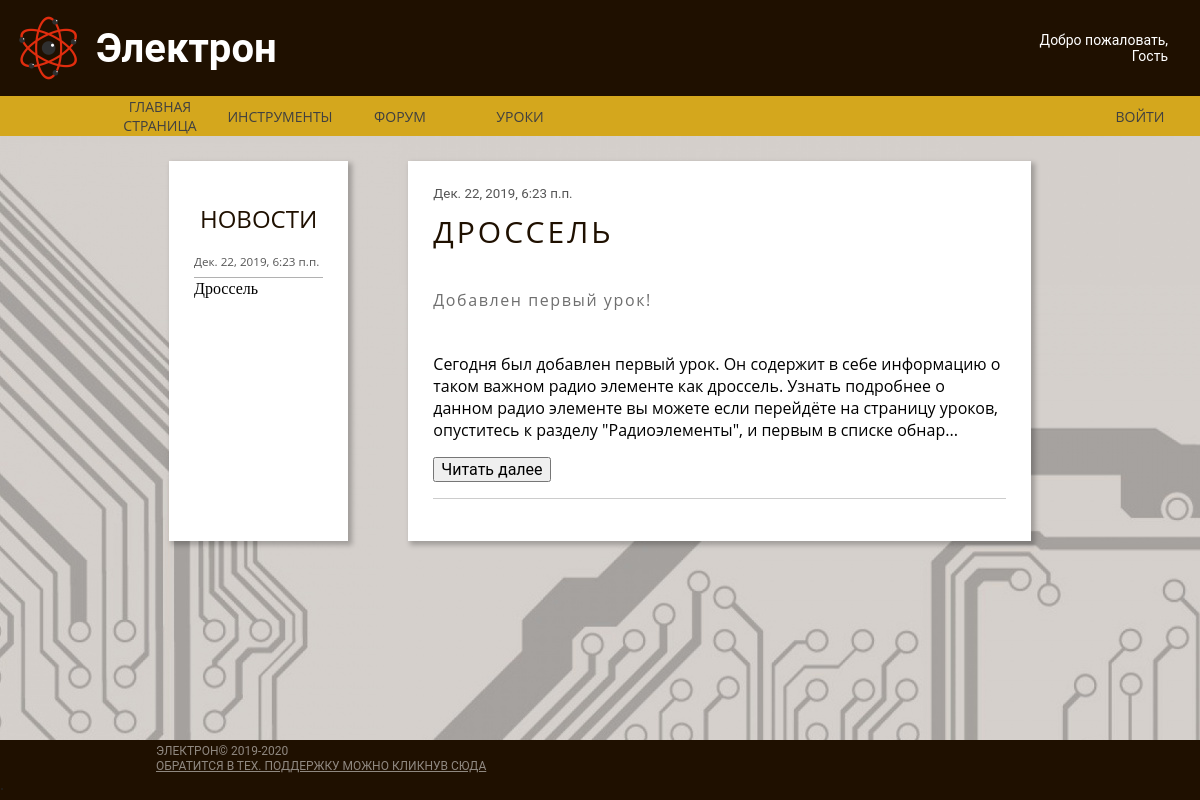
The page / on the database its author committed.
### Main/models.py (models this page shows, shortened)
class News(models.Model):
    Title = models.CharField("название", max_length=90)
    Subtitle = models.CharField("Под название", max_length=90)
    text = models.TextField("текст")
    pub_date_com = models.DateTimeField(default=datetime.datetime.now())

### Main/views.py (the view)
# urls.py: path("", hello.as_view(), name = 'main_url'),
class hello(TipRender, View):
    temp = 'First/index'

### Main/utils.py (called while the page is built)
def news():
    return reversed(News.objects.all())

def CheckCOOKIE(request):
    if "UserNick" in request.COOKIES:
        if request.COOKIES["UserNick"] != "":
            h = request.COOKIES["UserNick"]
        else:
            h = ""
    else:
        h = ""
    return h

    def get(self, request, **kwargs):
        h = CheckCOOKIE(request)
        if 'ROOT' in request.COOKIES:
            g = request.COOKIES['ROOT']
        else:
            g = 'False'
        if 'num' in kwargs:
            self.temp += kwargs['num']
            self.temp += '.html'
            return render(request, self.temp, context={'Nick': h, "ROOT": g, "news": news()})
        elif "Nic" in kwargs:
            n = get_object_or_404(user, Nickname_us=kwargs['Nic'])
            arts = Article.objects.filter(author_art__iexact=n.Nickname_us)
            self.temp += '.html'
            return render(request, self.temp,
                          context={'Nick': h, "ROOT": g, "articles": arts, 'User': n, "news": news()})
        else:
            self.temp += '.html'
            return render(request, self.temp, context={'Nick': h, "ROOT": g, "news": news(), "News": news()})

### Main/templates/First/index.html
{% extends "First/Base_blok.html"%}
{% load static %}
{% block css %}
    <link rel="stylesheet" href="{% static 'css/normalize.css' %}">
    <link rel="stylesheet" href="{% static 'css/main.css' %}">
    <link rel="stylesheet" href="{% static 'css/article.css' %}">
{% endblock %}
{% block content %}
<div class="container main-container">
    <div class="container side-bar">
        <h1 class="item title side-bar-title">
            Новости
        </h1>
        {% for i in news %}
        <a class="item link side-bar-link">
            <span class="date">{{i.pub_date_com}} </span><a style="text-decoration: none; color: black" href="{% url 'new_detail_url' i.id %}">{{i.Title}}</a>
        </a>
        {% endfor %}
    </div>
    <div class="container generic">
        {% for i in News %}
        <div class="container article">
            <span class="item date">{{i.pub_date_com}}</span>
            <h1 class="item title generic-title">
                {{i.Title}}
            </h1>
            <h5 class="item subtitle generic-subtitle">
                {{i.Subtitle}}
            </h5>
            <p class="item text generic-text">
                {{i.text|slice:":255"}}...
            </p>
            <a href="{% url 'new_detail_url' i.id %}"><button class="item">Читать далее</button></a>
            <hr>
        </div>
        {% endfor %}
    </div>
</div>
{% endblock %}

### Main/static/css/main.css (style rules this page uses)
html { color: #222; font-size: 1em; line-height: 1.4; }
hr { display: block; height: 1px; border: 0; border-top: 1px solid #ccc; margin: 1em 0; padding: 0; }
.container { display: flex; flex-direction: column; flex-grow: 1; flex-shrink: 1; }
.item { font-family: Roboto, sans-serif; font-style: normal; font-weight: normal; line-height: normal; }
html, body { min-height: 100%; display: flex; flex-direction: column; }
body { background-image: url(/media/images/img/circutry.jpg); }
.main-container { flex: 1; flex-direction: row; margin-left: 12%; margin-right: 12%; padding: 25px; }
.generic { flex-shrink: 3; padding: 25px; background-color: #ffffff; box-shadow: 3px 3px 5px 1px rgba(0, 0, 0, 0.25); }
.generic-title { font-family: Open Sans, sans-serif; font-style: normal; font-weight: normal; line-height: normal; font-size: 30px; letter-spacing: 0.1em; text-transform: uppercase; margin-bottom: 10px; margin-top: 10px; color: #1f1000; }
.generic-subtitle { font-family: Open Sans, sans-serif; font-style: normal; font-weight: normal; line-height: normal; font-size: 16px; letter-spacing: 0.1em; color: #6F6F6F; }
.generic-text { font-family: Open Sans, sans-serif; font-style: normal; font-weight: normal; line-height: normal; font-size: 16px; color: #000000; }
.side-bar { padding: 25px; min-width: 15%; max-width: 30%; margin-right: 60px; background-color: #ffffff; box-shadow: 3px 3px 5px 1px rgba(0, 0, 0, 0.25); }
.side-bar-title { font-family: Open Sans, sans-serif; font-style: normal; font-weight: normal; font-size: 24px; text-transform: uppercase; text-align: center; color: #1f1000; }
.side-bar-link { font-family: Open Sans, sans-serif; font-style: normal; font-weight: normal; line-height: 20px; font-size: 14px; color: #000000; padding-bottom: 5px; border-bottom: 1px solid #B1B1B1; }
.date { font-size: smaller; color: #555555; }

### rows shown on the page
News: pub_date_com "Дек. 22, 2019, 6:23 п.п.", Title "Дроссель", Title "ДРОССЕЛЬ", Subtitle "Добавлен первый урок!", text "Сегодня был добавлен первый урок. Он содержит в себе информацию о таком важном радио элементе как дроссель. Узнать подробнее о данном радио элементе вы можете если перейдёте на страницу уроков, опуститесь к разделу \"Радиоэлементы\", и первым в списке обнар"
